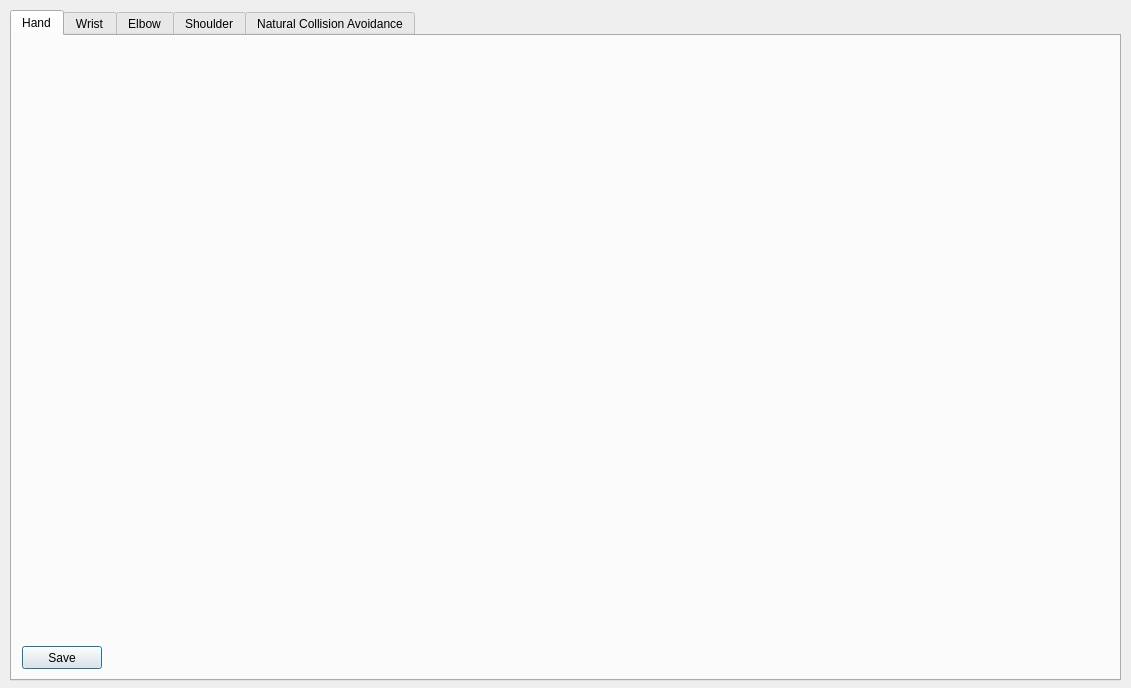
<?xml version="1.0" encoding="UTF-8"?>
<ui version="4.0">
 <class>CompVelocityDialog</class>
 <widget class="QDialog" name="CompVelocityDialog">
  <property name="geometry">
   <rect>
    <x>0</x>
    <y>0</y>
    <width>1131</width>
    <height>688</height>
   </rect>
  </property>
  <property name="windowTitle">
   <string>Velocity Components</string>
  </property>
  <widget class="QTabWidget" name="tabWidget">
   <property name="geometry">
    <rect>
     <x>10</x>
     <y>10</y>
     <width>1111</width>
     <height>671</height>
    </rect>
   </property>
   <property name="currentIndex">
    <number>0</number>
   </property>
   <widget class="QWidget" name="tab_hand">
    <attribute name="title">
     <string>Hand</string>
    </attribute>
    <widget class="QWidget" name="layoutWidget">
     <property name="geometry">
      <rect>
       <x>10</x>
       <y>10</y>
       <width>1081</width>
       <height>591</height>
      </rect>
     </property>
     <layout class="QVBoxLayout" name="verticalLayout">
      <item>
       <layout class="QHBoxLayout" name="horizontalLayout">
        <item>
         <widget class="QCustomPlot" name="plot_hand_x" native="true"/>
        </item>
        <item>
         <widget class="QCustomPlot" name="plot_hand_y" native="true"/>
        </item>
        <item>
         <widget class="QCustomPlot" name="plot_hand_z" native="true"/>
        </item>
        <item>
         <widget class="QCustomPlot" name="plot_hand_lin_vel" native="true"/>
        </item>
       </layout>
      </item>
      <item>
       <layout class="QHBoxLayout" name="horizontalLayout_2">
        <item>
         <widget class="QCustomPlot" name="plot_hand_wx" native="true"/>
        </item>
        <item>
         <widget class="QCustomPlot" name="plot_hand_wy" native="true"/>
        </item>
        <item>
         <widget class="QCustomPlot" name="plot_hand_wz" native="true"/>
        </item>
        <item>
         <widget class="QCustomPlot" name="plot_hand_ang_vel" native="true"/>
        </item>
       </layout>
      </item>
     </layout>
    </widget>
    <widget class="QPushButton" name="pushButton_save_hand">
     <property name="geometry">
      <rect>
       <x>10</x>
       <y>610</y>
       <width>80</width>
       <height>23</height>
      </rect>
     </property>
     <property name="text">
      <string>Save</string>
     </property>
    </widget>
   </widget>
   <widget class="QWidget" name="tab_wrist">
    <attribute name="title">
     <string>Wrist</string>
    </attribute>
    <widget class="QWidget" name="layoutWidget">
     <property name="geometry">
      <rect>
       <x>10</x>
       <y>10</y>
       <width>1081</width>
       <height>591</height>
      </rect>
     </property>
     <layout class="QVBoxLayout" name="verticalLayout_2">
      <item>
       <layout class="QHBoxLayout" name="horizontalLayout_3">
        <item>
         <widget class="QCustomPlot" name="plot_wrist_x" native="true"/>
        </item>
        <item>
         <widget class="QCustomPlot" name="plot_wrist_y" native="true"/>
        </item>
        <item>
         <widget class="QCustomPlot" name="plot_wrist_z" native="true"/>
        </item>
        <item>
         <widget class="QCustomPlot" name="plot_wrist_lin_vel" native="true"/>
        </item>
       </layout>
      </item>
      <item>
       <layout class="QHBoxLayout" name="horizontalLayout_4">
        <item>
         <widget class="QCustomPlot" name="plot_wrist_wx" native="true"/>
        </item>
        <item>
         <widget class="QCustomPlot" name="plot_wrist_wy" native="true"/>
        </item>
        <item>
         <widget class="QCustomPlot" name="plot_wrist_wz" native="true"/>
        </item>
        <item>
         <widget class="QCustomPlot" name="plot_wrist_ang_vel" native="true"/>
        </item>
       </layout>
      </item>
     </layout>
    </widget>
    <widget class="QPushButton" name="pushButton_save_wrist">
     <property name="geometry">
      <rect>
       <x>10</x>
       <y>610</y>
       <width>80</width>
       <height>23</height>
      </rect>
     </property>
     <property name="text">
      <string>Save</string>
     </property>
    </widget>
   </widget>
   <widget class="QWidget" name="tab_elbow">
    <attribute name="title">
     <string>Elbow</string>
    </attribute>
    <widget class="QWidget" name="layoutWidget_2">
     <property name="geometry">
      <rect>
       <x>10</x>
       <y>10</y>
       <width>1081</width>
       <height>591</height>
      </rect>
     </property>
     <layout class="QVBoxLayout" name="verticalLayout_3">
      <item>
       <layout class="QHBoxLayout" name="horizontalLayout_5">
        <item>
         <widget class="QCustomPlot" name="plot_elbow_x" native="true"/>
        </item>
        <item>
         <widget class="QCustomPlot" name="plot_elbow_y" native="true"/>
        </item>
        <item>
         <widget class="QCustomPlot" name="plot_elbow_z" native="true"/>
        </item>
        <item>
         <widget class="QCustomPlot" name="plot_elbow_lin_vel" native="true"/>
        </item>
       </layout>
      </item>
      <item>
       <layout class="QHBoxLayout" name="horizontalLayout_6">
        <item>
         <widget class="QCustomPlot" name="plot_elbow_wx" native="true"/>
        </item>
        <item>
         <widget class="QCustomPlot" name="plot_elbow_wy" native="true"/>
        </item>
        <item>
         <widget class="QCustomPlot" name="plot_elbow_wz" native="true"/>
        </item>
        <item>
         <widget class="QCustomPlot" name="plot_elbow_ang_vel" native="true"/>
        </item>
       </layout>
      </item>
     </layout>
    </widget>
    <widget class="QPushButton" name="pushButton_save_elbow">
     <property name="geometry">
      <rect>
       <x>10</x>
       <y>610</y>
       <width>80</width>
       <height>23</height>
      </rect>
     </property>
     <property name="text">
      <string>Save</string>
     </property>
    </widget>
   </widget>
   <widget class="QWidget" name="tab_shoulder">
    <attribute name="title">
     <string>Shoulder</string>
    </attribute>
    <widget class="QWidget" name="layoutWidget_3">
     <property name="geometry">
      <rect>
       <x>10</x>
       <y>10</y>
       <width>1081</width>
       <height>591</height>
      </rect>
     </property>
     <layout class="QVBoxLayout" name="verticalLayout_4">
      <item>
       <layout class="QHBoxLayout" name="horizontalLayout_7">
        <item>
         <widget class="QCustomPlot" name="plot_shoulder_x" native="true"/>
        </item>
        <item>
         <widget class="QCustomPlot" name="plot_shoulder_y" native="true"/>
        </item>
        <item>
         <widget class="QCustomPlot" name="plot_shoulder_z" native="true"/>
        </item>
        <item>
         <widget class="QCustomPlot" name="plot_shoulder_lin_vel" native="true"/>
        </item>
       </layout>
      </item>
      <item>
       <layout class="QHBoxLayout" name="horizontalLayout_8">
        <item>
         <widget class="QCustomPlot" name="plot_shoulder_wx" native="true"/>
        </item>
        <item>
         <widget class="QCustomPlot" name="plot_shoulder_wy" native="true"/>
        </item>
        <item>
         <widget class="QCustomPlot" name="plot_shoulder_wz" native="true"/>
        </item>
        <item>
         <widget class="QCustomPlot" name="plot_shoulder_ang_vel" native="true"/>
        </item>
       </layout>
      </item>
     </layout>
    </widget>
    <widget class="QPushButton" name="pushButton_save_shoulder">
     <property name="geometry">
      <rect>
       <x>10</x>
       <y>610</y>
       <width>80</width>
       <height>23</height>
      </rect>
     </property>
     <property name="text">
      <string>Save</string>
     </property>
    </widget>
   </widget>
   <widget class="QWidget" name="tab_nat_coll_av">
    <attribute name="title">
     <string>Natural Collision Avoidance</string>
    </attribute>
    <widget class="QPushButton" name="pushButton_save_nat_coll_av">
     <property name="geometry">
      <rect>
       <x>10</x>
       <y>610</y>
       <width>80</width>
       <height>23</height>
      </rect>
     </property>
     <property name="text">
      <string>Save</string>
     </property>
    </widget>
    <widget class="QWidget" name="layoutWidget">
     <property name="geometry">
      <rect>
       <x>10</x>
       <y>10</y>
       <width>1081</width>
       <height>591</height>
      </rect>
     </property>
     <layout class="QVBoxLayout" name="verticalLayout_5">
      <item>
       <layout class="QHBoxLayout" name="horizontalLayout_9">
        <item>
         <widget class="QCustomPlot" name="plot_lift_vel" native="true"/>
        </item>
        <item>
         <widget class="QCustomPlot" name="plot_transp_vel" native="true"/>
        </item>
       </layout>
      </item>
      <item>
       <layout class="QHBoxLayout" name="horizontalLayout_10">
        <item>
         <widget class="QCustomPlot" name="plot_hand_tot_vel" native="true"/>
        </item>
        <item>
         <widget class="QCustomPlot" name="plot_torsion" native="true"/>
        </item>
       </layout>
      </item>
     </layout>
    </widget>
   </widget>
  </widget>
 </widget>
 <customwidgets>
  <customwidget>
   <class>QCustomPlot</class>
   <extends>QWidget</extends>
   <header>qcustomplot.h</header>
   <container>1</container>
  </customwidget>
 </customwidgets>
 <resources/>
 <connections/>
</ui>
